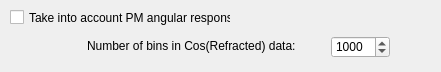
      <widget class="QWidget" name="tabAngular">
       <attribute name="title">
        <string>Angle</string>
       </attribute>
       <widget class="QCheckBox" name="cbAngularSensitive">
        <property name="geometry">
         <rect>
          <x>10</x>
          <y>9</y>
          <width>221</width>
          <height>17</height>
         </rect>
        </property>
        <property name="text">
         <string>Take into account PM angular response</string>
        </property>
       </widget>
       <widget class="QFrame" name="fAngular">
        <property name="geometry">
         <rect>
          <x>81</x>
          <y>32</y>
          <width>351</width>
          <height>31</height>
         </rect>
        </property>
        <property name="frameShape">
         <enum>QFrame::NoFrame</enum>
        </property>
        <property name="frameShadow">
         <enum>QFrame::Raised</enum>
        </property>
        <widget class="QSpinBox" name="sbCosBins">
         <property name="geometry">
          <rect>
           <x>250</x>
           <y>4</y>
           <width>59</width>
           <height>22</height>
          </rect>
         </property>
         <property name="minimum">
          <number>2</number>
         </property>
         <property name="maximum">
          <number>100000</number>
         </property>
         <property name="value">
          <number>1000</number>
         </property>
        </widget>
        <widget class="QLabel" name="label_138">
         <property name="geometry">
          <rect>
           <x>6</x>
           <y>6</y>
           <width>231</width>
           <height>16</height>
          </rect>
         </property>
         <property name="text">
          <string>Number of bins in Cos(Refracted) data:</string>
         </property>
        </widget>
       </widget>
      </widget>
